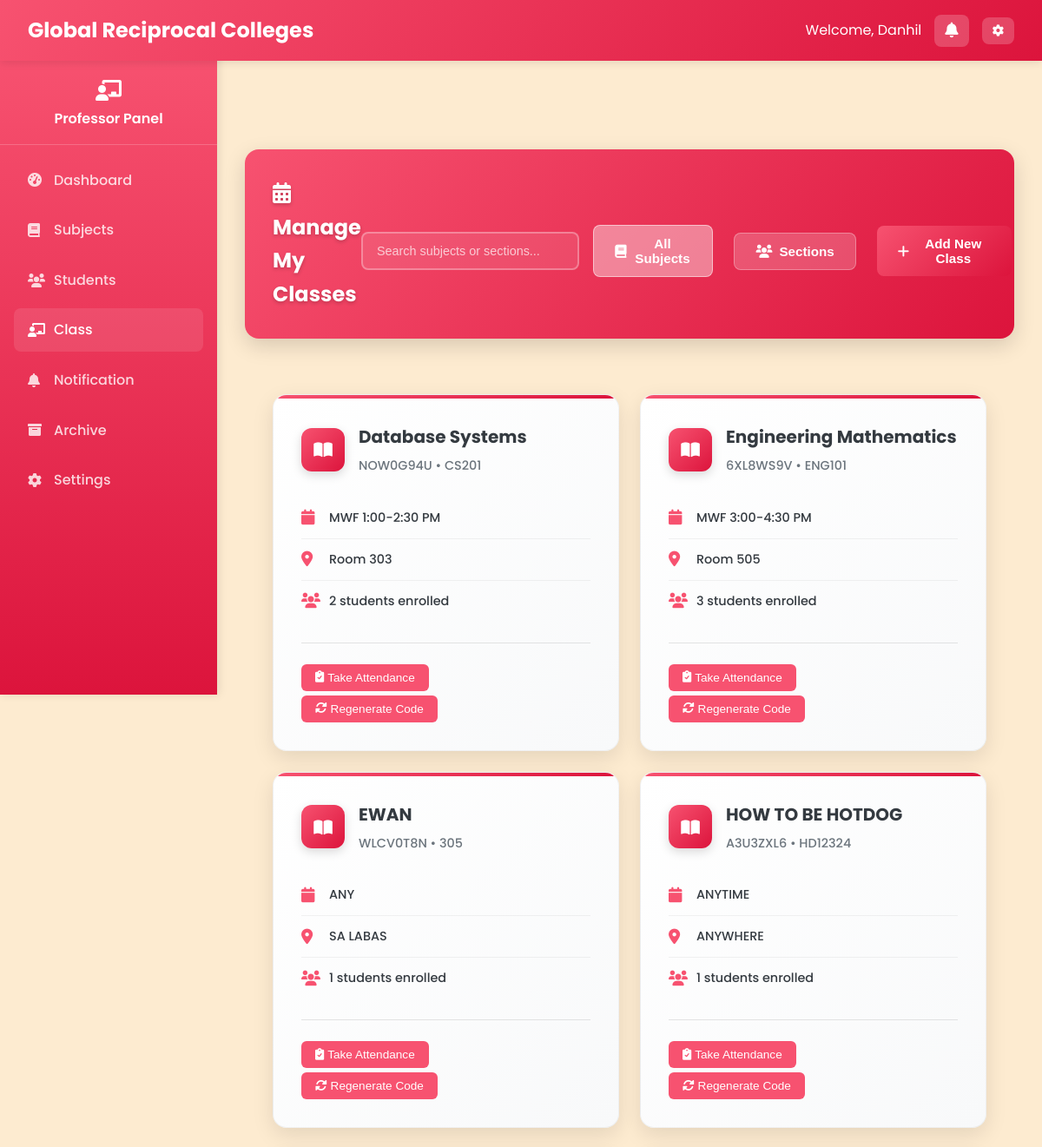
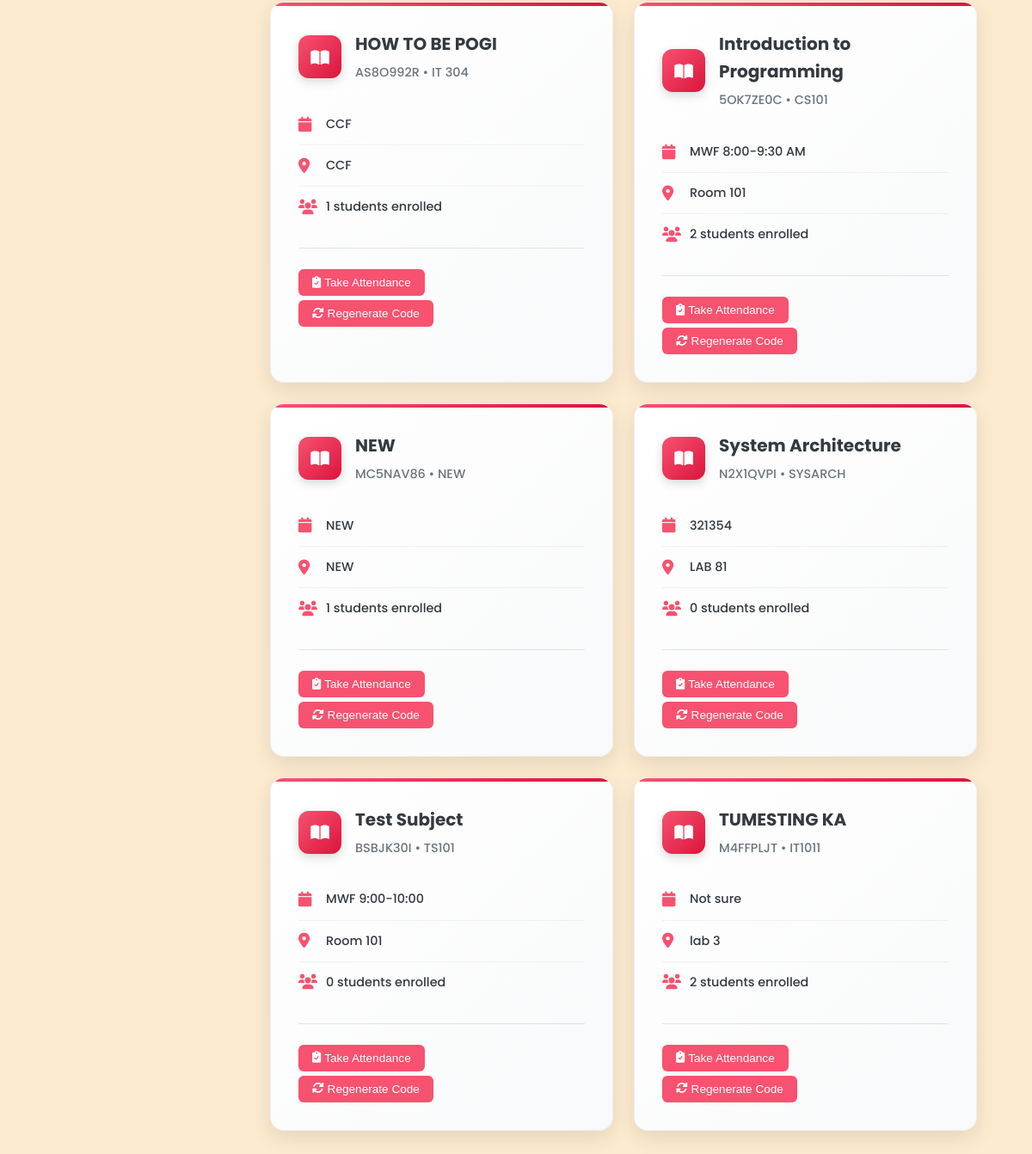
The app's page /Professor/professor_manage_schedule.php (signed in), older data (2 pictures, top to bottom).
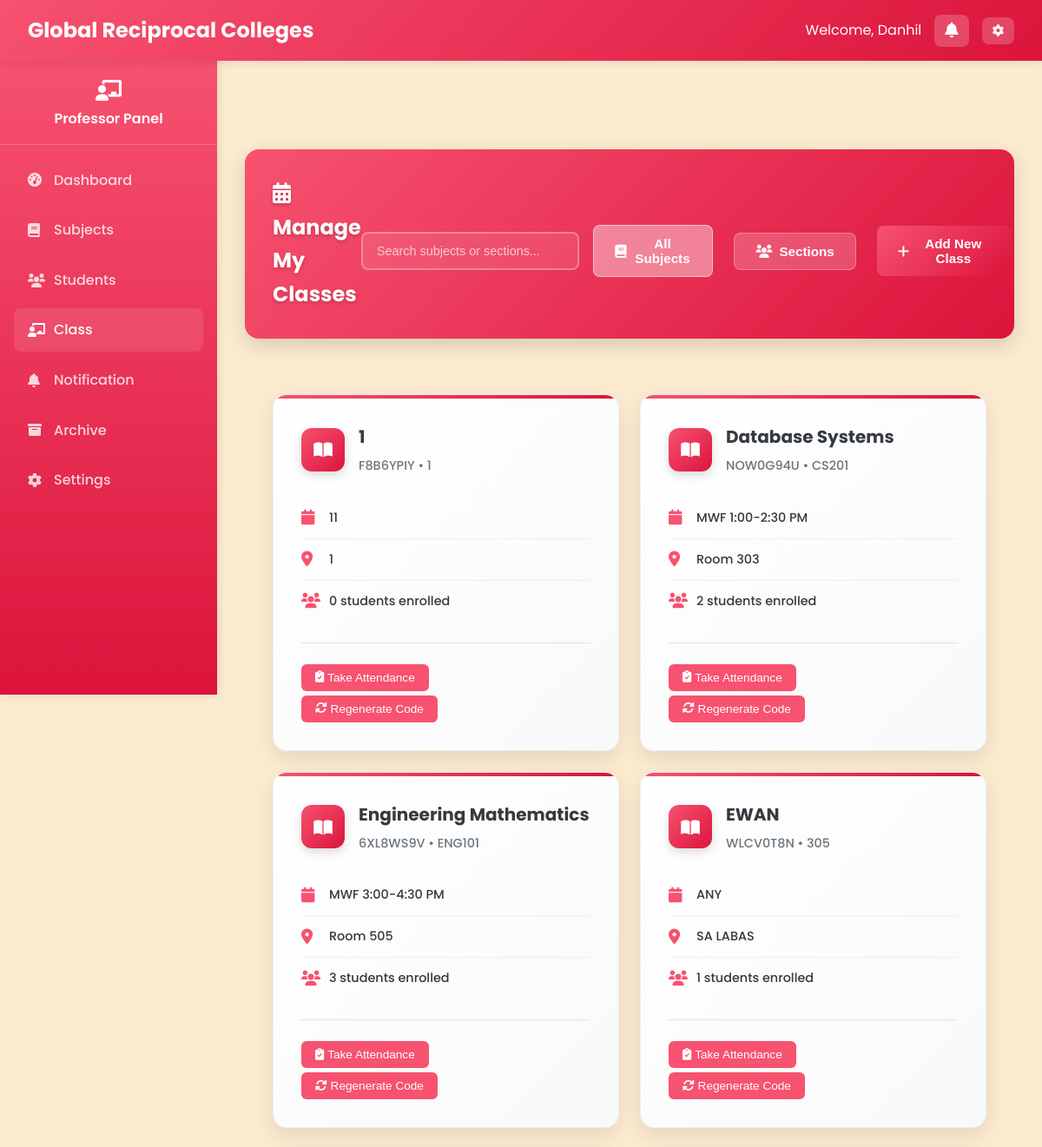
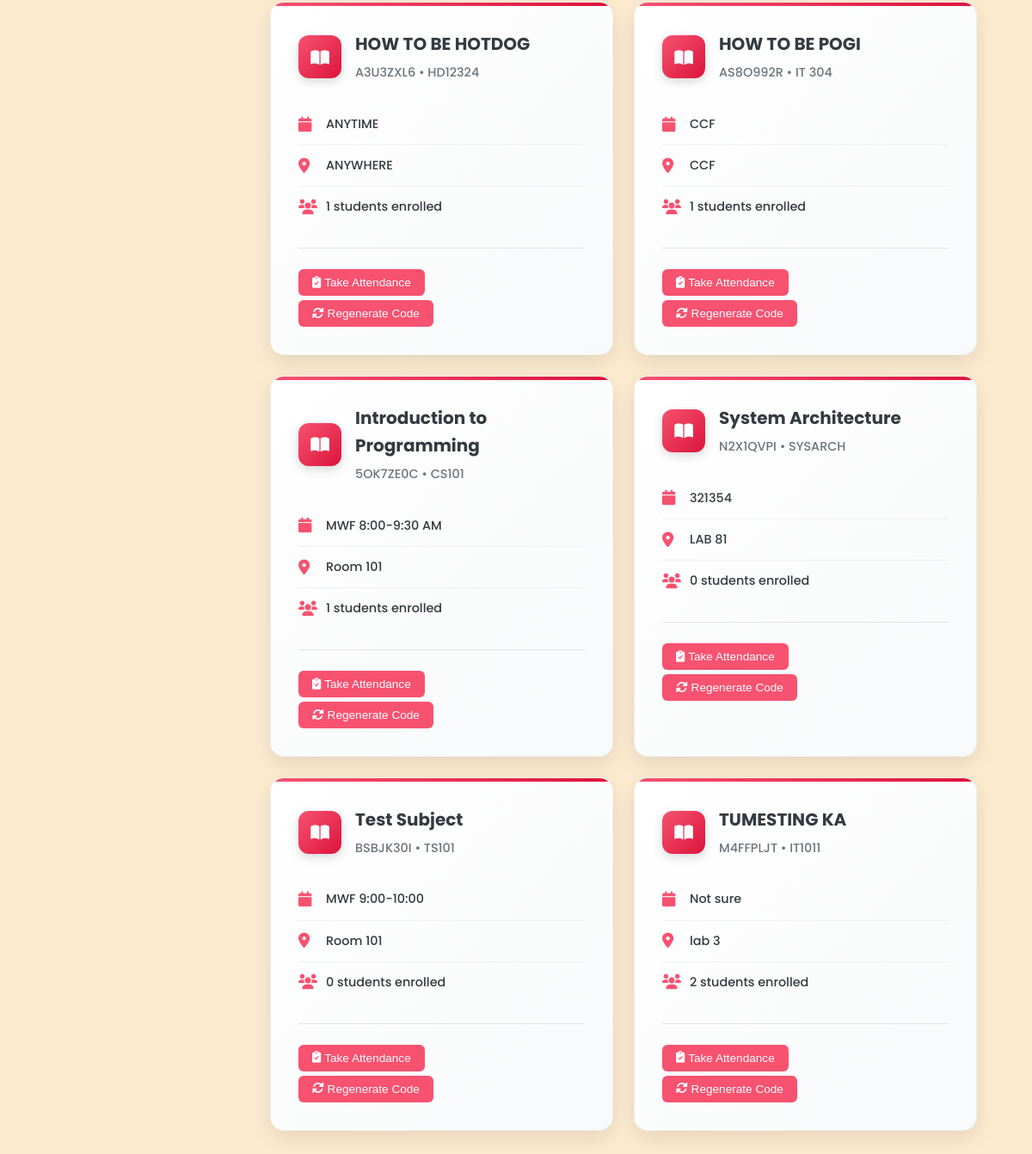
The same page, newer data (2 pictures, top to bottom).
### tables this page shows
CREATE TABLE `classes` (
  `class_id` varchar(20) NOT NULL,
  `class_name` varchar(100) NOT NULL,
  `class_code` varchar(20) NOT NULL,
  `subject_id` varchar(20) DEFAULT NULL,
  `professor_id` varchar(20) DEFAULT NULL,
  `schedule` varchar(100) DEFAULT NULL,
  `room` varchar(50) DEFAULT NULL,
  `created_at` datetime NOT NULL,
  `updated_at` datetime NOT NULL,
  `section` varchar(10) DEFAULT NULL,
  `school_year_semester_id` int(11) DEFAULT NULL,
  `status` enum('active','archived') DEFAULT 'active',
  `semester` enum('1st Semester','2nd Semester') DEFAULT '1st Semester',
  `school_year` varchar(20) DEFAULT NULL
);

CREATE TABLE `subjects` (
  `subject_id` varchar(20) NOT NULL,
  `subject_name` varchar(100) NOT NULL,
  `subject_code` varchar(20) NOT NULL,
  `description` text DEFAULT NULL,
  `credits` int(11) NOT NULL,
  `created_at` datetime NOT NULL,
  `updated_at` datetime NOT NULL
);

### Professor/professor_manage_schedule.php (the view, shortened to what the changed rows need)
<?php
require_once '../php/db.php';
$professor_id = $_SESSION['user_id'];
$query = "SELECT s.*, c.class_id, c.class_code, c.schedule, c.room, c.section
          FROM subjects s
          JOIN classes c ON s.subject_id = c.subject_id
          WHERE c.professor_id = ? AND c.status = 'active'
          ORDER BY s.subject_name ASC, c.section ASC";
$stmt = $pdo->prepare($query);
$stmt->execute([$professor_id]);
$subjects = $stmt->fetchAll();
$enrollment_counts = [];
foreach ($subjects as $subject) {
    $stmt = $pdo->prepare("SELECT COUNT(*) as count FROM student_classes sc
                          JOIN classes c ON sc.class_id = c.class_id
                          WHERE c.subject_id = ?");
    $stmt->execute([$subject['subject_id']]);
    $enrollment_counts[$subject['subject_id']] = $stmt->fetch()['count'];
}
?>
<!DOCTYPE html>
<html lang="en">
<head>
    <link rel="stylesheet" href="../css/styles_fixed.css">
    <link rel="stylesheet" href="https://cdnjs.cloudflare.com/ajax/libs/font-awesome/6.0.0/css/all.min.css">
</head>
<body>
    <main class="main-content">
        <div class="table-header-enhanced">
            <h2 class="table-title-enhanced"><i class="fas fa-calendar-alt" style="margin-right: 10px;"></i>Manage My Classes</h2>
        </div>
        <div class="dashboard-container">
            <?php if (empty($subjects)): ?>
                <div class="no-data">
                    <p>No classes found. Create your first class to get started.</p>
                    <button class="stat-primary-btn" onclick="openModal('addSubjectModal')">
                        <i class="fas fa-plus"></i> Add New Class
                    </button>
                </div>
            <?php else: ?>
                <div class="stats-grid">
                    <?php foreach ($subjects as $subject): ?>
                    <div class="stat-card-enhanced" onclick="viewClassDetails('<?php echo $subject['class_id']; ?>', '<?php echo $subject['subject_name']; ?>')">
                        <div class="stat-header-enhanced">
                            <div class="stat-icon-enhanced">
                                <i class="fas fa-book-open"></i>
                            </div>
                            <div class="stat-info-enhanced">
                                <h3 class="stat-title-enhanced"><?php echo $subject['subject_name']; ?></h3>
                                <span class="stat-subtitle-enhanced"><?php echo $subject['class_code']; ?> • <?php echo $subject['subject_code']; ?></span>
                            </div>
                        </div>
                        <div class="stat-details-enhanced">
                            <div class="stat-detail-enhanced">
                                <i class="fas fa-calendar stat-detail-icon"></i>
                                <span class="stat-detail-text"><?php echo $subject['schedule']; ?></span>
                            </div>
                            <div class="stat-detail-enhanced">
                                <i class="fas fa-map-marker-alt stat-detail-icon"></i>
                                <span class="stat-detail-text"><?php echo $subject['room']; ?></span>
                            </div>
                            <div class="stat-detail-enhanced">
                                <i class="fas fa-users stat-detail-icon"></i>
                                <span class="stat-detail-text"><?php echo $enrollment_counts[$subject['subject_id']] ?? 0; ?> students enrolled</span>
                            </div>
                        </div>
                        <div class="stat-actions-enhanced">
                            <button class="stat-action-btn" style="margin-bottom:5px;" onclick="event.stopPropagation(); openAttendanceModal('<?php echo $subject['class_id']; ?>', '<?php echo $subject['subject_name']; ?>')">
                                <i class="fas fa-clipboard-check"></i> Take Attendance
                            </button>
                            <button class="stat-action-btn" onclick="event.stopPropagation(); regenerateCode('<?php echo $subject['subject_id']; ?>')">
                                <i class="fas fa-sync-alt"></i> Regenerate Code
                            </button>
                        </div>
                    </div>
                    <?php endforeach; ?>
                </div>
            <?php endif; ?>
        </div>
    </main>
</body>
</html>

Row changes from the older to the newer data that the page shows:
removed classes: subject.subject_name "NEW", class_code "MC5NAV86", subject.subject_code "NEW", schedule "NEW", room "NEW", subject.subject_id "1"
added classes: subject.subject_name "1", class_code "F8B6YPIY", subject.subject_code "1", schedule "11", room "1", subject.subject_id "0"
computed for classes "5OK7ZE0C": subject.subject_id "2" → "1"
